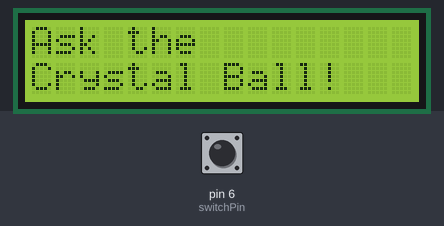
A sketch run on a simulated Arduino Uno, built with avr-gcc and run on an emulated ATmega328P. Parts: 16×2 character LCD. The inputs (shaded band) are chosen by the test bench; at power-on: pin 6 (switchPin) LOW. Random numbers use the default seed unless the sketch sets one.

Above: at 1.2 s.
1.3 s: pin 6 (switchPin) pulled HIGH for 0.15 s
At 2.6 s:
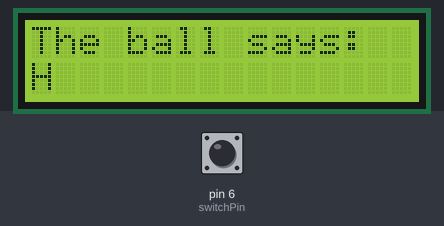
2.9 s: pin 6 (switchPin) pulled HIGH for 1 s
At 5.0 s:
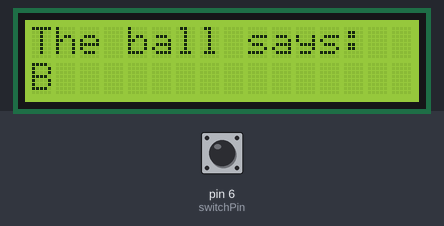
5.4 s: pin 6 (switchPin) pulsed HIGH 5 times (0.12 s each, 0.3 s apart)
At 7.7 s:
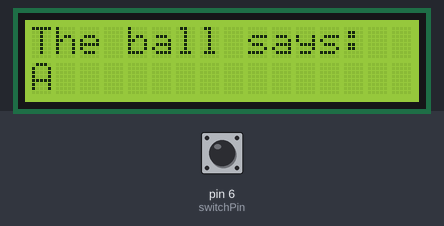
8.4 s: pin 6 (switchPin) pulled HIGH for 0.15 s
At 9.2 s:
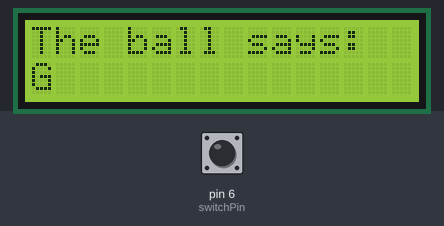
10.0 s: pin 6 (switchPin) pulled HIGH for 3.2 s
14.7 s: pin 6 (switchPin) pulled HIGH for 0.15 s
At 15.2 s:
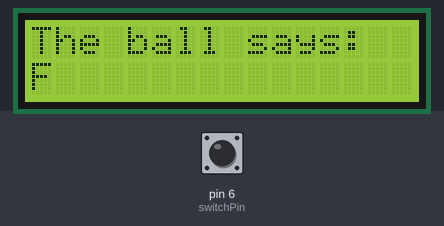
Timing chart, 0 to 17.3 s (numbered marks = the images above; inputs shaded):
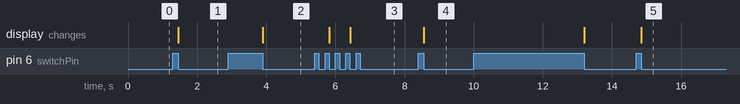

Measured:
- after the input at 1.3 s, the display: changes after 0.15 s (image 1)
- after the input at 2.9 s, the display: changes after 1.0 s (image 2)
- after the input at 5.4 s, the display: first changes after 0.42 s (image 3 shows a later state)
- after the input at 8.4 s, the display: changes after 0.15 s (image 4)
- after the input at 14.7 s, the display: changes after 0.15 s (image 5)

The sketch:

project_11.ino
```cpp
#include <LiquidCrystal.h>
LiquidCrystal lcd(12,11,5,4,3,2);

const int switchPin = 6;
int switchState = 0;
int prevSwitchState = 0;
int reply;

void setup() {
  // put your setup code here, to run once:
  lcd.begin(16,2);
  pinMode(switchPin,INPUT);
  lcd.print("Ask the");
  lcd.setCursor(0,1);
  lcd.print("Crystal Ball!");
}

void loop() {
  // put your main code here, to run repeatedly:
  switchState = digitalRead(switchPin);
  if(switchState != prevSwitchState){
    if(switchState == LOW){
      reply = random(8);

      lcd.clear();
      lcd.setCursor(0,0);
      lcd.print("The ball says:");
      lcd.setCursor(0,1);

      switch(reply){
        case 0:
        lcd.print("A");
        break;

        case 1:
        lcd.print("B");
        break;

        case 2:
        lcd.print("C");
        break;

        case 3:
        lcd.print("D");
        break;

        case 4:
        lcd.print("E");
        break;

        case 5:
        lcd.print("F");
        break;

        case 6:
        lcd.print("G");
        break;

        case 7:
        lcd.print("H");
        break;
      }
    }
  }

  prevSwitchState = switchState;
}
```
